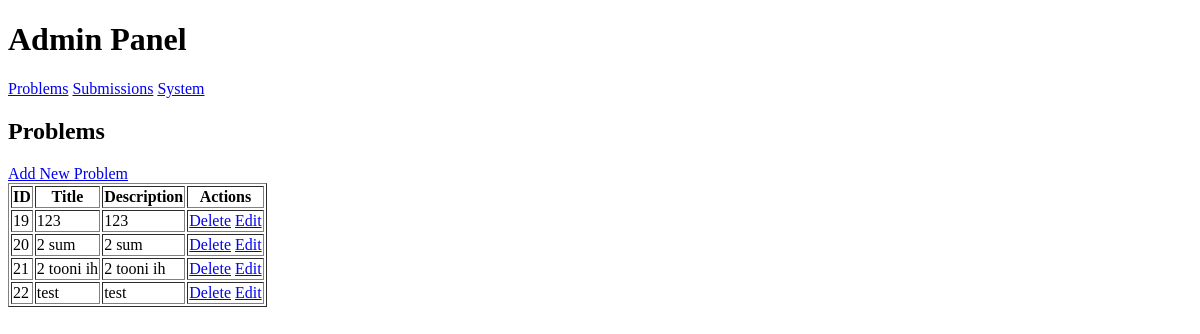
Before: /admin/problems with the older database file.
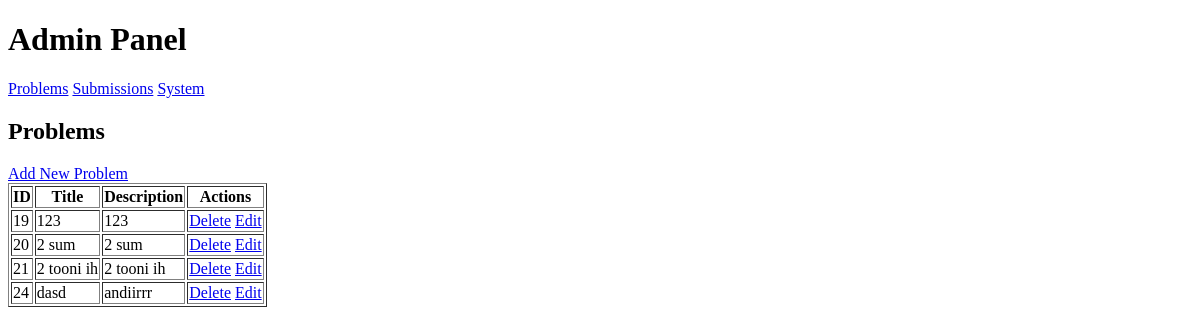
After: the same page with the newer database file.
### tables this page shows
CREATE TABLE problems (
    id INTEGER PRIMARY KEY AUTOINCREMENT,
    title TEXT NOT NULL,
    description TEXT NOT NULL);

### run.py (the view)
@app.route("/admin/problems")
def adminProblem():
    conn = get_db_connection()
    problems = conn.execute('SELECT * FROM problems').fetchall()
    conn.close()
    return render_template("admin/adminProblems.html", problems=problems)

### run.py (called while the page is built)
def get_db_connection():
    conn = sqlite3.connect(DB_PATH)
    conn.row_factory = sqlite3.Row
    return conn

### templates/admin/adminProblems.html (shortened to what this page needs)
{% extends "admin/admin.html" %}
{% block content %}
<h2>Problems</h2>
{% if not add and not edit%}
<table border="1">
    <tr>
        <th>ID</th>
        <th>Title</th>
        <th>Description</th>
        <th>Actions</th>
    </tr>
    {% for p in problems %}
    <tr>
        <td>{{ p.id }}</td>
        <td>{{ p.title }}</td>
        <td>{{ p.description }}</td>
        <td>
            <a href="{{ url_for('delete_problem', id=p.id) }}">Delete</a>
	    <a href="{{url_for('edit_problem', id=p.id) }}">Edit</a>
        </td>
    </tr>
    {% endfor %}
<a href="{{ url_for('add_problem') }}">Add New Problem</a>
{% endif %}
</table>
{% endblock %}

Changed rows visible on the page:
removed problems: id "22", title "test", description "test"
added problems: id "24", title "dasd", description "andiirrr"
